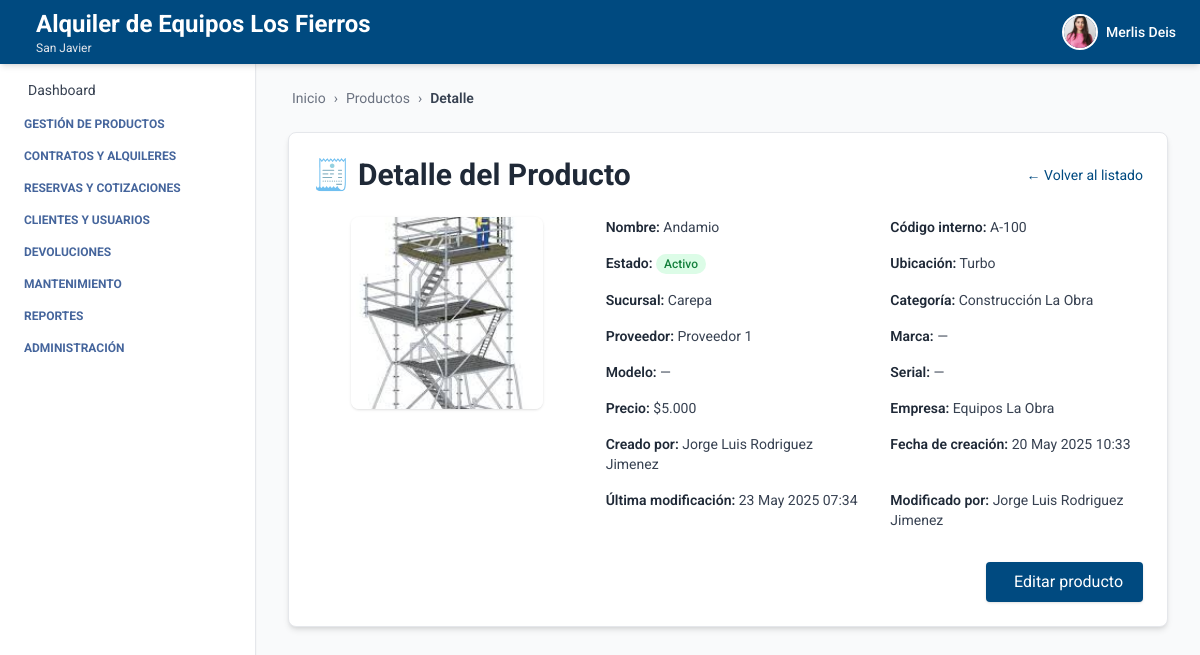
Page /productos/detalles/2/ (signed in) on the committed database.
### autenticacion/models.py (models this page shows, shortened)
class Usuario(AbstractUser):
    telefono = models.CharField(max_length=20, blank=True, null=True)
    empresa = models.ForeignKey(Empresa, on_delete=models.SET_NULL, null=True, blank=True)
    sucursal = models.ForeignKey(Sucursal, on_delete=models.SET_NULL, null=True, blank=True)
    ESTADOS = [
        ("activo", "Activo"),
        ("inactivo", "Inactivo"),
    ]
    estado = models.CharField(max_length=10, choices=ESTADOS, default="activo")
    foto_perfil = models.ImageField(upload_to='usuarios/img/', blank=True, null=True)
    groups = models.ManyToManyField(
        Group,
        related_name='usuarios',  # Evita conflicto con 'user_set'
        blank=True,
        help_text='The groups this user belongs to.',
        verbose_name='groups'
    )
    user_permissions = models.ManyToManyField(
        Permission,
        related_name='usuarios',  # Evita conflicto con 'user_set'
        blank=True,
        help_text='Specific permissions for this user.',
        verbose_name='user permissions'
    )

### empresa/models.py (models this page shows, shortened)
class Empresa(models.Model):
    ESTADOS = [
        ("activo", "Activo"),
        ("inactivo", "Inactivo"),
    ]
    nombre = models.CharField(max_length=100)
    nit = models.CharField(max_length=50, unique=True)
    ciudad = models.CharField(max_length=100, blank=True, null=True)
    direccion = models.CharField(max_length=255, blank=True, null=True)
    departamento = models.CharField(max_length=100, blank=True, null=True)
    telefono = models.CharField(max_length=20, blank=True, null=True)
    estado = models.CharField(max_length=20, choices=ESTADOS, default="activo")
    logo = models.ImageField(upload_to='empresas/img/', blank=True, null=True)

class Sucursal(models.Model):
    ESTADOS = [
        ("activo", "Activo"),
        ("inactivo", "Inactivo"),
    ]
    empresa = models.ForeignKey(Empresa, related_name='sucursales', on_delete=models.CASCADE)
    nombre = models.CharField(max_length=100)
    ciudad = models.CharField(max_length=100)
    direccion = models.CharField(max_length=255)
    departamento = models.CharField(max_length=100, blank=True, null=True)
    telefono = models.CharField(max_length=20, blank=True, null=True)
    estado = models.CharField(max_length=20, choices=ESTADOS, default="activo")

### producto/models.py (models this page shows, shortened)
class Producto(models.Model):
    ESTADOS = [
        ("activo", "Activo"),
        ("inactivo", "Inactivo"),
        ("disponible", "Disponible"),
        ("no_disponible", "No disponible"),
    ]
    nombre = models.CharField(max_length=100)
    descripcion = models.TextField()
    codigo_interno = models.CharField(max_length=50)
    estado = models.CharField(max_length=20, choices=ESTADOS, default="activo")
    iva_porcentaje = models.DecimalField(max_digits=5, decimal_places=2, default=0, help_text="Porcentaje de IVA aplicado al producto")
    ubicacion_actual = models.CharField(max_length=100)
    marca = models.CharField(max_length=100, blank=True, null=True)
    modelo = models.CharField(max_length=100, blank=True, null=True)
    serial = models.CharField(max_length=100, blank=True, null=True)
    imagen = models.ImageField(upload_to="media/productos/", null=True, blank=True)
    empresa = models.ForeignKey(Empresa, on_delete=models.CASCADE, related_name='productos', default=1)
    sucursal = models.ForeignKey(Sucursal, on_delete=models.CASCADE, related_name='productos', default=1)
    categoria = models.ForeignKey(Categoria, on_delete=models.SET_NULL, null=True, blank=True, related_name='productos')
    proveedor = models.ForeignKey(Proveedor, on_delete=models.SET_NULL, null=True, blank=True, related_name='productos')
    created_at = models.DateTimeField(auto_now_add=True)
    updated_at = models.DateTimeField(auto_now=True)
    creado_por = models.CharField(max_length=100, blank=True, null=True)
    modificado_por = models.CharField(max_length=100, blank=True, null=True)
    class Meta:
        ordering = ['nombre']
        verbose_name = 'Producto'
        verbose_name_plural = 'Productos'
        constraints = [
            models.UniqueConstraint(fields=['empresa', 'codigo_interno'], name='unique_codigo_por_empresa')
        ]
    objects = ProductoManager()

class Categoria(models.Model):
    nombre = models.CharField(max_length=100, null=False)
    descripcion = models.TextField(blank=True, null=False)
    empresa = models.ForeignKey(Empresa, on_delete=models.CASCADE, related_name='categorias', default=1)
    class Meta:
        verbose_name = 'Categoría'
        verbose_name_plural = 'Categorías'
        unique_together = ('nombre', 'empresa')
        ordering = ['nombre']

class Proveedor(models.Model):
    ESTADOS = [
        ("activo", "Activo"),
        ("inactivo", "Inactivo"),
    ]
    nombre = models.CharField(max_length=100)
    nit = models.CharField(max_length=50, unique=True)
    ciudad = models.CharField(max_length=100, blank=True, null=True)
    direccion = models.CharField(max_length=255, blank=True, null=True)
    departamento = models.CharField(max_length=100, blank=True, null=True)
    telefono = models.CharField(max_length=20, blank=True, null=True)
    estado = models.CharField(max_length=20, choices=ESTADOS, default="activo")
    empresa = models.ForeignKey(Empresa, on_delete=models.CASCADE, related_name='proveedores', default=1)

class PrecioProducto(models.Model):
    producto = models.ForeignKey(Producto, related_name='precios', on_delete=models.CASCADE)
    valor = models.DecimalField(max_digits=10, decimal_places=2)

### producto/views_producto.py (the view)
# urls.py: path('detalles/<int:pk>/', ProductoDetailView.as_view(), name='detalle_producto'),
class ProductoDetailView(LoginRequiredMixin, BreadcrumbMixin, DetailView):
    model = Producto
    template_name = 'producto_detalle.html'
    context_object_name = 'producto'
    breadcrumb_items = [
        ("Productos", reverse_lazy("producto_list")),
        ("Detalle", None)
    ]

### core/views.py (called while the page is built)
    def get_context_data(self, **kwargs):
        context = super().get_context_data(**kwargs)
        context["home"] = self.home_url
        context["breadcrumb_items"] = self.breadcrumb_items
        return context

### producto/templates/producto_detalle.html (shortened to what this page needs)
{% extends 'index.html' %}
{% load humanize %}
{% block breadcrumb %}
  {% include 'breadcrumb.html' with home='/' breadcrumbs=breadcrumb_items %}
{% endblock %}
{% block content %}
<div class="max-w-4xl mx-auto mt-6 bg-white p-6 rounded-lg shadow-md border border-gray-200">
  <div class="flex justify-between items-center mb-6">
    <h2 class="text-3xl font-bold text-gray-800">🧾 Detalle del Producto</h2>
    <a href="{% url 'producto_list' %}" class="text-sm text-[var(--primary-color)] hover:underline">← Volver al listado</a>
  </div>
  <div class="flex flex-col md:flex-row gap-6">
    {% if producto.imagen %}
      <div class="md:w-1/3 flex justify-center">
        <img src="{{ producto.imagen.url }}" alt="{{ producto.nombre }}" class="w-48 h-48 object-cover rounded-lg shadow" />
      </div>
    {% endif %}
    <div class="grid grid-cols-1 md:grid-cols-2 gap-y-4 gap-x-8 text-gray-700 text-sm md:w-2/3">
      <p><span class="font-semibold text-gray-800">Nombre:</span> {{ producto.nombre }}</p>
      <p><span class="font-semibold text-gray-800">Código interno:</span> {{ producto.codigo_interno }}</p>
      <p>
        <span class="font-semibold text-gray-800">Estado:</span>
        <span class="inline-block px-2 py-0.5 rounded-full text-xs font-medium
          {% if producto.estado == 'activo' %}
            bg-green-100 text-green-700
          {% else %}
            bg-red-100 text-red-700
          {% endif %}">
          {{ producto.get_estado_display }}
        </span>
      </p>
      <p><span class="font-semibold text-gray-800">Ubicación:</span> {{ producto.ubicacion_actual }}</p>
      <p><span class="font-semibold text-gray-800">Sucursal:</span> {{ producto.sucursal.nombre }}</p>
      <p><span class="font-semibold text-gray-800">Categoría:</span> {{ producto.categoria.nombre }}</p>
      <p><span class="font-semibold text-gray-800">Proveedor:</span> {{ producto.proveedor.nombre }}</p>
      <p><span class="font-semibold text-gray-800">Marca:</span> {{ producto.marca|default:"—" }}</p>
      <p><span class="font-semibold text-gray-800">Modelo:</span> {{ producto.modelo|default:"—" }}</p>
      <p><span class="font-semibold text-gray-800">Serial:</span> {{ producto.serial|default:"—" }}</p>
      {% if producto.precios.first %}
        <p><span class="font-semibold text-gray-800">Precio:</span> ${{ producto.precios.first.valor|floatformat:0|intcomma }}</p>
      {% else %}
        <p><span class="font-semibold text-gray-800">Precio:</span> <span class="italic text-gray-500">No definido</span></p>
      {% endif %}
      <p><span class="font-semibold text-gray-800">Empresa:</span> {{ producto.empresa.nombre }}</p>
      <p><span class="font-semibold text-gray-800">Creado por:</span> {{ producto.creado_por }}</p>
      <p><span class="font-semibold text-gray-800">Fecha de creación:</span> {{ producto.created_at|date:'d M Y H:i' }}</p>
      <p><span class="font-semibold text-gray-800">Última modificación:</span> {{ producto.updated_at|date:'d M Y H:i' }}</p>
      <p><span class="font-semibold text-gray-800">Modificado por:</span> {{ producto.modificado_por }}</p>
    </div>
  </div>
  <div class="mt-8 text-right">
    <a href="{% url 'editar_producto' producto.id %}" class="inline-flex items-center gap-2 bg-[var(--primary-color)] text-white px-5 py-2 rounded shadow hover:bg-blue-700 transition">
       Editar producto
    </a>
  </div>
</div>
{% endblock %}

### core/templates/header.html (shortened to what this page needs)
<header class="bg-[var(--primary-color)] shadow-md w-full h-16 flex items-center px-6 justify-between fixed top-0 left-0 z-10">
  <h1 class="text-white flex items-center gap-3 leading-tight">
    <div class="leading-tight">
  {% if request.user.is_authenticated %}
    {% if request.user.empresa %}
      <span class="text-xl sm:text-2xl font-bold block">
        {{ request.user.empresa.nombre }}
      </span>
    {% endif %}
    {% if request.user.sucursal %}
      <span class="text-xs text-gray-200 block">
        {{ request.user.sucursal.nombre }}
      </span>
    {% endif %}
  {% else %}
    <span class="text-xl text-gray-200 block">Gestión inteligente de Equipos</span>
  {% endif %}
</div>
  </h1>
  {% if request.user.is_authenticated %}
  <div x-data="{ open: false }" class="relative flex items-center space-x-3 cursor-pointer" @click.away="open = false">
    <button @click="open = !open" class="flex items-center space-x-2 focus:outline-none">
      {% if request.user.foto_perfil %}
        <img src="{{ request.user.foto_perfil.url }}" alt="Perfil" class="w-9 h-9 rounded-full object-cover border-2 border-white" />
      {% else %}
        <div class="w-9 h-9 rounded-full bg-white text-[var(--primary-color)] flex items-center justify-center font-bold text-sm">
          {{ request.user.first_name|first }}{{ request.user.last_name|first }}
        </div>
      {% endif %}
      <span class="text-white hidden sm:block text-sm font-medium">{{ request.user.first_name }}</span>
    </button>
  </div>
  {% endif %}
</header>

### core/templates/index.html (style rules this page uses)
:root { --primary-color: #004a80; --text-aside-color: rgb(69, 101, 156); }
body { font-family: 'Roboto', sans-serif; }

### rows in the picture
Usuario: user.empresa.nombre "Alquiler de Equipos Los Fierros", user.sucursal.nombre "San Javier", user.foto_perfil (picture), user.first_name "Merlis Deis"
Producto: imagen (picture), nombre "Andamio", codigo_interno "A-100", estado "Activo", ubicacion_actual "Turbo", sucursal.nombre "Carepa", categoria.nombre "Construcción La Obra", proveedor.nombre "Proveedor 1", marca "—", modelo "—", serial "—", precios.first.valor "5.000", empresa.nombre "Equipos La Obra", creado_por "Jorge Luis Rodriguez Jimenez", created_at "20 May 2025 10:33", updated_at "23 May 2025 07:34", modificado_por "Jorge Luis Rodriguez Jimenez"

### other values in the picture
{{ label }} "Productos"
{{ label }} "Detalle"
